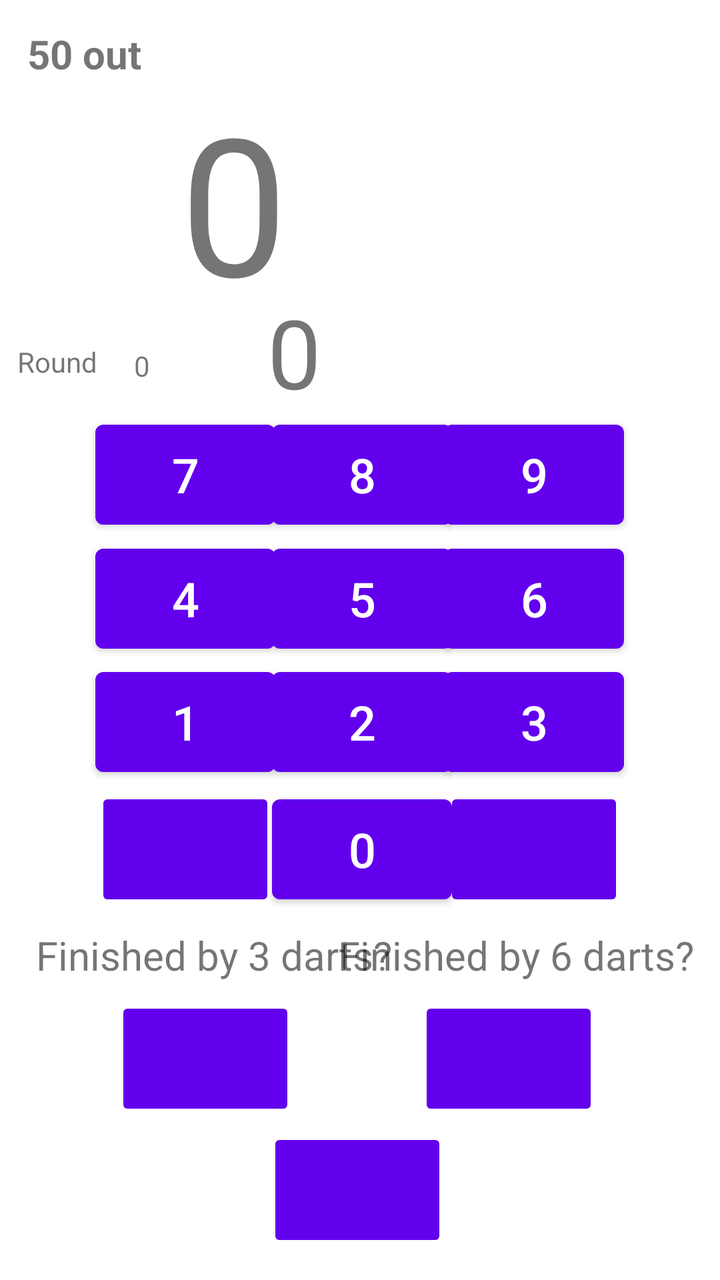
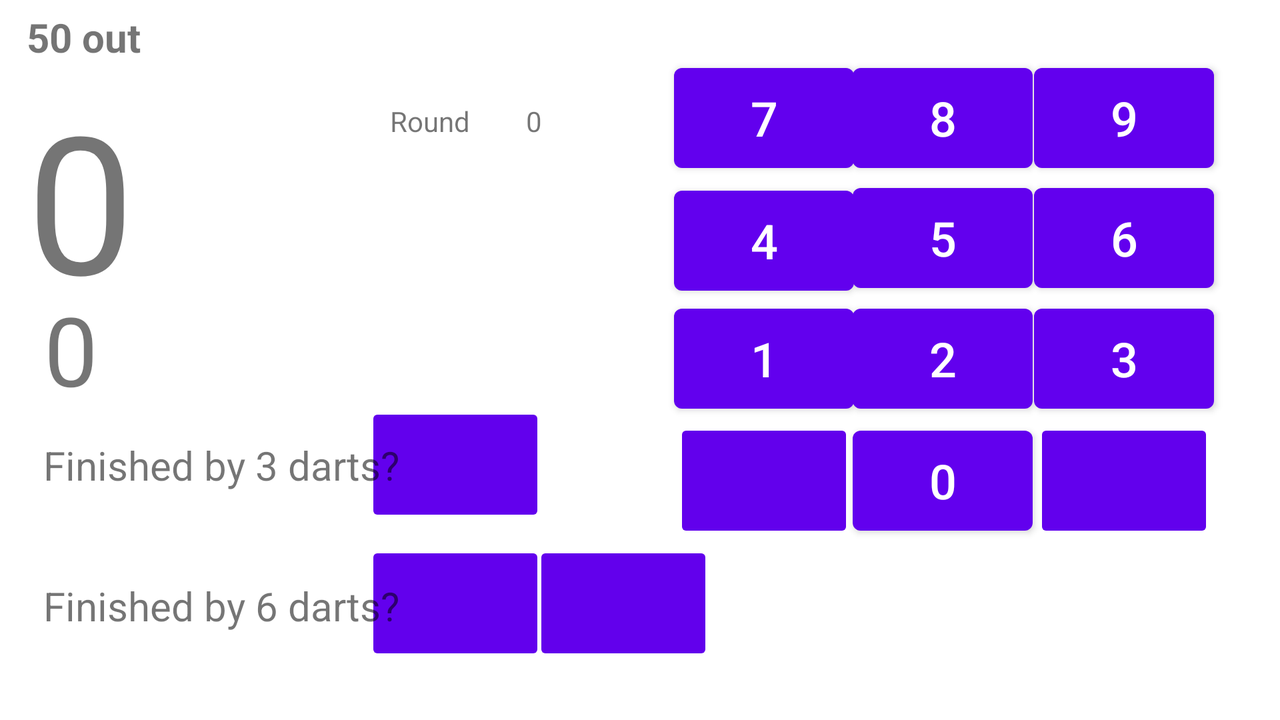

Compare how this app lays out the same screen by default and in its alternative resource folder. The renders come first, then the two layout files and the values they reference.
<!-- AndroidManifest.xml: application theme Theme.DartPlayAndTrain -->
<!-- res/layout/t50out.xml -->
<?xml version="1.0" encoding="utf-8"?>
<androidx.constraintlayout.widget.ConstraintLayout xmlns:android="http://schemas.android.com/apk/res/android"
                                                   xmlns:app="http://schemas.android.com/apk/res-auto"
                                                   xmlns:tools="http://schemas.android.com/tools"
                                                   android:layout_width="match_parent"
                                                   android:layout_height="match_parent">

    <ImageButton
            android:layout_width="90dp"
            android:layout_height="62dp" app:srcCompat="@drawable/done_50" android:id="@+id/finish_by6_yes"
            android:backgroundTint="#6200ED" app:layout_constraintTop_toTopOf="parent"
            app:layout_constraintStart_toStartOf="parent" app:layout_constraintEnd_toEndOf="parent"
            app:layout_constraintHorizontal_bias="0.775" app:layout_constraintBottom_toBottomOf="parent"
            app:layout_constraintVertical_bias="0.862" android:contentDescription="@android:string/no"/>
    <ImageButton
            android:layout_width="90dp"
            android:layout_height="62dp" app:srcCompat="@drawable/icons8close50"
            android:id="@+id/finish_by_Nth_Dart_no"
            android:backgroundTint="#6200EC" app:layout_constraintStart_toStartOf="parent"
            app:layout_constraintEnd_toEndOf="parent" app:layout_constraintBottom_toBottomOf="parent"
            app:layout_constraintTop_toTopOf="parent" app:layout_constraintHorizontal_bias="0.495"
            app:layout_constraintVertical_bias="0.976" android:contentDescription="@android:string/cancel"/>
    <ImageButton
            android:layout_width="90dp"
            android:layout_height="62dp" app:srcCompat="@drawable/done_50" android:id="@+id/finish_by_Nth_dart_yes"
            android:backgroundTint="#6200ED" app:layout_constraintTop_toTopOf="parent"
            app:layout_constraintStart_toStartOf="parent" app:layout_constraintEnd_toEndOf="parent"
            app:layout_constraintHorizontal_bias="0.214" app:layout_constraintBottom_toBottomOf="parent"
            app:layout_constraintVertical_bias="0.862" android:contentDescription="@android:string/no"/>
    <TextView
            android:text="@string/zobraz_0"
            android:layout_width="180dp"
            android:layout_height="110dp" android:id="@+id/nahadzane_skore"
            app:layout_constraintTop_toTopOf="parent"
            app:layout_constraintBottom_toBottomOf="parent" app:layout_constraintEnd_toEndOf="parent"
            app:layout_constraintStart_toStartOf="parent"
            app:layout_constraintVertical_bias="0.069" android:textSize="96sp"/>
    <TextView
            android:text="@string/t50out"
            android:layout_width="wrap_content"
            android:layout_height="wrap_content" android:id="@+id/nazov"
            app:layout_constraintTop_toTopOf="parent" app:layout_constraintStart_toStartOf="parent"
            app:layout_constraintEnd_toEndOf="parent" app:layout_constraintBottom_toBottomOf="parent"
            app:layout_constraintHorizontal_bias="0.045" app:layout_constraintVertical_bias="0.022"
            android:textStyle="bold" android:textSize="20sp"/>
    <TextView
            android:text="@string/zobraz_0"
            android:layout_width="93dp"
            android:layout_height="65dp" android:id="@+id/hodene_score"
            app:layout_constraintTop_toTopOf="parent"
            app:layout_constraintBottom_toBottomOf="parent" app:layout_constraintEnd_toEndOf="parent"
            app:layout_constraintStart_toStartOf="parent"
            app:layout_constraintVertical_bias="0.25" android:textSize="48sp"/>
    <Button
            android:text="@string/zobraz_8"
            android:layout_width="90dp"
            android:layout_height="62dp" android:id="@+id/cislo_8"
            app:layout_constraintBottom_toBottomOf="parent" app:layout_constraintStart_toStartOf="parent"
            app:layout_constraintEnd_toEndOf="parent" app:layout_constraintTop_toTopOf="parent"
            app:layout_constraintHorizontal_bias="0.504" android:textSize="24sp"
            app:layout_constraintVertical_bias="0.357"/>
    <Button
            android:text="@string/zobraz_4"
            android:layout_width="90dp"
            android:layout_height="62dp" android:id="@+id/cislo_4"
            app:layout_constraintBottom_toBottomOf="parent" app:layout_constraintStart_toStartOf="parent"
            app:layout_constraintEnd_toEndOf="parent" app:layout_constraintTop_toTopOf="parent"
            app:layout_constraintHorizontal_bias="0.177" android:textSize="24sp"
            app:layout_constraintVertical_bias="0.464"/>
    <Button
            android:text="@string/zobraz_3"
            android:layout_width="90dp"
            android:layout_height="62dp" android:id="@+id/cislo_3"
            app:layout_constraintBottom_toBottomOf="parent" app:layout_constraintStart_toStartOf="parent"
            app:layout_constraintEnd_toEndOf="parent" app:layout_constraintTop_toTopOf="parent"
            app:layout_constraintHorizontal_bias="0.822" android:textSize="24sp"
            app:layout_constraintVertical_bias="0.571"/>
    <Button
            android:text="@string/zobraz_7"
            android:layout_width="90dp"
            android:layout_height="62dp" android:id="@+id/cislo_7"
            app:layout_constraintBottom_toBottomOf="parent" app:layout_constraintStart_toStartOf="parent"
            app:layout_constraintEnd_toEndOf="parent" app:layout_constraintTop_toTopOf="parent"
            app:layout_constraintHorizontal_bias="0.177" android:textSize="24sp"
            app:layout_constraintVertical_bias="0.357"/>
    <Button
            android:text="@string/zobraz_9"
            android:layout_width="90dp"
            android:layout_height="62dp" android:id="@+id/cislo_9"
            app:layout_constraintBottom_toBottomOf="parent" app:layout_constraintStart_toStartOf="parent"
            app:layout_constraintEnd_toEndOf="parent" app:layout_constraintTop_toTopOf="parent"
            app:layout_constraintHorizontal_bias="0.822" android:textSize="24sp"
            app:layout_constraintVertical_bias="0.357"/>
    <Button
            android:text="@string/zobraz_1"
            android:layout_width="90dp"
            android:layout_height="62dp" android:id="@+id/cislo_1"
            app:layout_constraintBottom_toBottomOf="parent" app:layout_constraintStart_toStartOf="parent"
            app:layout_constraintEnd_toEndOf="parent" app:layout_constraintTop_toTopOf="parent"
            app:layout_constraintHorizontal_bias="0.177" android:textSize="24sp"
            app:layout_constraintVertical_bias="0.571"/>
    <Button
            android:text="@string/zobraz_2"
            android:layout_width="90dp"
            android:layout_height="62dp" android:id="@+id/cislo_2"
            app:layout_constraintBottom_toBottomOf="parent" app:layout_constraintStart_toStartOf="parent"
            app:layout_constraintEnd_toEndOf="parent" app:layout_constraintTop_toTopOf="parent"
            app:layout_constraintHorizontal_bias="0.504" android:textSize="24sp"
            app:layout_constraintVertical_bias="0.571"/>
    <Button
            android:text="@string/zobraz_0"
            android:layout_width="90dp"
            android:layout_height="62dp" android:id="@+id/cislo_0"
            app:layout_constraintBottom_toBottomOf="parent" app:layout_constraintStart_toStartOf="parent"
            app:layout_constraintEnd_toEndOf="parent" app:layout_constraintTop_toTopOf="parent"
            app:layout_constraintHorizontal_bias="0.504" android:textSize="24sp"
            app:layout_constraintVertical_bias="0.681"/>
    <Button
            android:text="@string/zobraz_6"
            android:layout_width="90dp"
            android:layout_height="62dp" android:id="@+id/cislo_6"
            app:layout_constraintBottom_toBottomOf="parent" app:layout_constraintStart_toStartOf="parent"
            app:layout_constraintEnd_toEndOf="parent" app:layout_constraintTop_toTopOf="parent"
            app:layout_constraintHorizontal_bias="0.822" android:textSize="24sp"
            app:layout_constraintVertical_bias="0.464"/>
    <ImageButton
            android:layout_width="90dp"
            android:layout_height="62dp" app:srcCompat="@drawable/icons8close50"
            android:id="@+id/vymaz_zadane_skore_button"
            android:backgroundTint="#6200EC" app:layout_constraintStart_toStartOf="parent"
            app:layout_constraintEnd_toEndOf="parent" app:layout_constraintBottom_toBottomOf="parent"
            app:layout_constraintTop_toTopOf="parent" app:layout_constraintHorizontal_bias="0.177"
            app:layout_constraintVertical_bias="0.681" android:contentDescription="@android:string/cancel"/>
    <ImageButton
            android:layout_width="90dp"
            android:layout_height="62dp" app:srcCompat="@drawable/done_50" android:id="@+id/potvrd_zadane_skore_button"
            android:backgroundTint="#6200ED" app:layout_constraintTop_toTopOf="parent"
            app:layout_constraintStart_toStartOf="parent" app:layout_constraintEnd_toEndOf="parent"
            app:layout_constraintHorizontal_bias="0.822" app:layout_constraintBottom_toBottomOf="parent"
            app:layout_constraintVertical_bias="0.681" android:contentDescription="@android:string/no"/>
    <Button
            android:text="@string/zobraz_5"
            android:layout_width="90dp"
            android:layout_height="62dp" android:id="@+id/cislo_5"
            app:layout_constraintBottom_toBottomOf="parent" app:layout_constraintStart_toStartOf="parent"
            app:layout_constraintEnd_toEndOf="parent" app:layout_constraintTop_toTopOf="parent"
            app:layout_constraintHorizontal_bias="0.504" android:textSize="24sp"
            app:layout_constraintVertical_bias="0.464"/>
    <TextView
            android:text="@string/finished_by_6_darts"
            android:layout_width="wrap_content"
            android:layout_height="wrap_content" android:id="@+id/t50_finished_by_6_text_var"
            app:layout_constraintTop_toTopOf="parent" app:layout_constraintEnd_toEndOf="parent"
            app:layout_constraintStart_toStartOf="parent" app:layout_constraintBottom_toBottomOf="parent"
            app:layout_constraintHorizontal_bias="0.931" app:layout_constraintVertical_bias="0.757"
            android:textSize="20sp"/>
    <TextView
            android:text="@string/finished_by_3_darts"
            android:layout_width="wrap_content"
            android:layout_height="wrap_content" android:id="@+id/t121_finished_by_9_text_var"
            app:layout_constraintStart_toStartOf="parent" app:layout_constraintEnd_toEndOf="parent"
            app:layout_constraintHorizontal_bias="0.099" app:layout_constraintBottom_toBottomOf="parent"
            app:layout_constraintTop_toTopOf="parent" app:layout_constraintVertical_bias="0.757"
            android:textSize="20sp"/>
    <TextView
            android:text="@string/round"
            android:layout_width="wrap_content"
            android:layout_height="wrap_content" android:id="@+id/t50_out_rounds_text"
            app:layout_constraintTop_toTopOf="parent"
            app:layout_constraintBottom_toBottomOf="parent" app:layout_constraintStart_toStartOf="parent"
            app:layout_constraintEnd_toEndOf="parent" app:layout_constraintHorizontal_bias="0.027"
            app:layout_constraintVertical_bias="0.276"/>
    <TextView
            android:text="@string/zobraz_0"
            android:layout_width="20dp"
            android:layout_height="wrap_content" android:id="@+id/t50_out_rounds_var"
            app:layout_constraintEnd_toEndOf="parent" app:layout_constraintStart_toEndOf="@+id/t50_out_rounds_text"
            app:layout_constraintTop_toTopOf="parent" app:layout_constraintBottom_toBottomOf="parent"
            app:layout_constraintHorizontal_bias="0.063" app:layout_constraintVertical_bias="0.279"/>
</androidx.constraintlayout.widget.ConstraintLayout>
<!-- resources referenced by this layout -->
<resources>
  <string name="finished_by_3_darts">Finished by 3 darts?</string>
  <string name="finished_by_6_darts">Finished by 6 darts?</string>
  <string name="round">Round</string>
  <string name="t50out">50 out</string>
  <string name="zobraz_0">0</string>
  <string name="zobraz_1">1</string>
  <string name="zobraz_2">2</string>
  <string name="zobraz_3">3</string>
  <string name="zobraz_4">4</string>
  <string name="zobraz_5">5</string>
  <string name="zobraz_6">6</string>
  <string name="zobraz_7">7</string>
  <string name="zobraz_8">8</string>
  <string name="zobraz_9">9</string>
  <style name="Theme.DartPlayAndTrain" parent="Theme.MaterialComponents.DayNight.DarkActionBar">
          
          <item name="colorPrimary">@color/purple_500</item>
          <item name="colorPrimaryVariant">@color/purple_700</item>
          <item name="colorOnPrimary">@color/white</item>
          
          <item name="colorSecondary">@color/teal_200</item>
          <item name="colorSecondaryVariant">@color/teal_700</item>
          <item name="colorOnSecondary">@color/black</item>
          
          <item name="android:statusBarColor">?attr/colorPrimaryVariant</item>
          
      </style>
</resources>
<!-- res/layout-land/t50out.xml (the repository's variant of the layout above) -->
<!-- drawn on the phone turned sideways -->
<?xml version="1.0" encoding="utf-8"?>
<androidx.constraintlayout.widget.ConstraintLayout xmlns:android="http://schemas.android.com/apk/res/android"
                                                   xmlns:app="http://schemas.android.com/apk/res-auto" xmlns:tools="http://schemas.android.com/tools" android:layout_width="match_parent"
                                                   android:layout_height="match_parent">
    <ImageButton
            android:layout_width="90dp"
            android:layout_height="62dp" app:srcCompat="@drawable/icons8close50"
            android:id="@+id/finish_by_Nth_Dart_no"
            android:backgroundTint="#6200EC" app:layout_constraintStart_toStartOf="parent"
            app:layout_constraintEnd_toEndOf="parent" app:layout_constraintBottom_toBottomOf="parent"
            app:layout_constraintTop_toTopOf="parent" app:layout_constraintHorizontal_bias="0.485"
            app:layout_constraintVertical_bias="0.908" android:contentDescription="@android:string/cancel"/>
    <ImageButton
            android:layout_width="90dp"
            android:layout_height="62dp" app:srcCompat="@drawable/done_50" android:id="@+id/finish_by6_yes"
            android:backgroundTint="#6200ED" app:layout_constraintTop_toTopOf="parent"
            app:layout_constraintStart_toStartOf="parent" app:layout_constraintEnd_toEndOf="parent"
            app:layout_constraintHorizontal_bias="0.332" app:layout_constraintBottom_toBottomOf="parent"
            app:layout_constraintVertical_bias="0.908" android:contentDescription="@android:string/no"/>
    <ImageButton
            android:layout_width="90dp"
            android:layout_height="62dp" app:srcCompat="@drawable/done_50" android:id="@+id/finish_by_Nth_dart_yes"
            android:backgroundTint="#6200ED" app:layout_constraintTop_toTopOf="parent"
            app:layout_constraintStart_toStartOf="parent" app:layout_constraintEnd_toEndOf="parent"
            app:layout_constraintHorizontal_bias="0.332" app:layout_constraintBottom_toBottomOf="parent"
            app:layout_constraintVertical_bias="0.676" android:contentDescription="@android:string/no"/>
    <TextView
            android:text="@string/zobraz_0"
            android:layout_width="180dp"
            android:layout_height="110dp" android:id="@+id/nahadzane_skore"
            app:layout_constraintTop_toTopOf="parent"
            app:layout_constraintBottom_toBottomOf="parent" app:layout_constraintEnd_toEndOf="parent"
            app:layout_constraintStart_toStartOf="parent"
            app:layout_constraintVertical_bias="0.142" android:textSize="96sp"
            app:layout_constraintHorizontal_bias="0.029"/>
    <TextView
            android:text="@string/t50out"
            android:layout_width="wrap_content"
            android:layout_height="wrap_content" android:id="@+id/nazov"
            app:layout_constraintTop_toTopOf="parent" app:layout_constraintStart_toStartOf="parent"
            app:layout_constraintEnd_toEndOf="parent" app:layout_constraintBottom_toBottomOf="parent"
            app:layout_constraintHorizontal_bias="0.023" app:layout_constraintVertical_bias="0.015"
            android:textStyle="bold" android:textSize="20sp"/>
    <TextView
            android:text="@string/zobraz_0"
            android:layout_width="93dp"
            android:layout_height="65dp" android:id="@+id/hodene_score"
            app:layout_constraintTop_toTopOf="parent"
            app:layout_constraintBottom_toBottomOf="parent" app:layout_constraintEnd_toEndOf="parent"
            app:layout_constraintStart_toStartOf="parent"
            app:layout_constraintVertical_bias="0.482" android:textSize="48sp"
            app:layout_constraintHorizontal_bias="0.04"/>
    <Button
            android:text="@string/zobraz_5"
            android:layout_width="90dp"
            android:layout_height="62dp" android:id="@+id/cislo_5"
            app:layout_constraintBottom_toBottomOf="parent" app:layout_constraintStart_toStartOf="parent"
            app:layout_constraintEnd_toEndOf="parent" app:layout_constraintTop_toTopOf="parent"
            app:layout_constraintHorizontal_bias="0.775" android:textSize="24sp"
            app:layout_constraintVertical_bias="0.295"/>
    <Button
            android:text="@string/zobraz_4"
            android:layout_width="90dp"
            android:layout_height="62dp" android:id="@+id/cislo_4"
            app:layout_constraintBottom_toBottomOf="parent" app:layout_constraintStart_toStartOf="parent"
            app:layout_constraintEnd_toEndOf="parent" app:layout_constraintTop_toTopOf="parent"
            app:layout_constraintHorizontal_bias="0.613" android:textSize="24sp"
            app:layout_constraintVertical_bias="0.3"/>
    <Button
            android:text="@string/zobraz_9"
            android:layout_width="90dp"
            android:layout_height="62dp" android:id="@+id/cislo_9"
            app:layout_constraintBottom_toBottomOf="parent" app:layout_constraintStart_toStartOf="parent"
            app:layout_constraintEnd_toEndOf="parent" app:layout_constraintTop_toTopOf="parent"
            app:layout_constraintHorizontal_bias="0.94" android:textSize="24sp"
            app:layout_constraintVertical_bias="0.094"/>
    <Button
            android:text="@string/zobraz_7"
            android:layout_width="90dp"
            android:layout_height="62dp" android:id="@+id/cislo_7"
            app:layout_constraintBottom_toBottomOf="parent" app:layout_constraintStart_toStartOf="parent"
            app:layout_constraintEnd_toEndOf="parent" app:layout_constraintTop_toTopOf="parent"
            app:layout_constraintHorizontal_bias="0.613" android:textSize="24sp"
            app:layout_constraintVertical_bias="0.094"/>
    <Button
            android:text="@string/zobraz_8"
            android:layout_width="90dp"
            android:layout_height="62dp" android:id="@+id/cislo_8"
            app:layout_constraintBottom_toBottomOf="parent" app:layout_constraintStart_toStartOf="parent"
            app:layout_constraintEnd_toEndOf="parent" app:layout_constraintTop_toTopOf="parent"
            app:layout_constraintHorizontal_bias="0.775" android:textSize="24sp"
            app:layout_constraintVertical_bias="0.094"/>
    <Button
            android:text="@string/zobraz_2"
            android:layout_width="90dp"
            android:layout_height="62dp" android:id="@+id/cislo_2"
            app:layout_constraintBottom_toBottomOf="parent" app:layout_constraintStart_toStartOf="parent"
            app:layout_constraintEnd_toEndOf="parent" app:layout_constraintTop_toTopOf="parent"
            app:layout_constraintHorizontal_bias="0.775" android:textSize="24sp"
            app:layout_constraintVertical_bias="0.498"/>
    <ImageButton
            android:layout_width="90dp"
            android:layout_height="62dp" app:srcCompat="@drawable/icons8close50"
            android:id="@+id/vymaz_zadane_skore_button"
            android:backgroundTint="#6200EC" app:layout_constraintStart_toStartOf="parent"
            app:layout_constraintEnd_toEndOf="parent" app:layout_constraintBottom_toBottomOf="parent"
            app:layout_constraintTop_toTopOf="parent" app:layout_constraintHorizontal_bias="0.613"
            app:layout_constraintVertical_bias="0.702" android:contentDescription="@android:string/cancel"/>
    <Button
            android:text="@string/zobraz_3"
            android:layout_width="90dp"
            android:layout_height="62dp" android:id="@+id/cislo_3"
            app:layout_constraintBottom_toBottomOf="parent" app:layout_constraintStart_toStartOf="parent"
            app:layout_constraintEnd_toEndOf="parent" app:layout_constraintTop_toTopOf="parent"
            app:layout_constraintHorizontal_bias="0.94" android:textSize="24sp"
            app:layout_constraintVertical_bias="0.498"/>
    <ImageButton
            android:layout_width="90dp"
            android:layout_height="62dp" app:srcCompat="@drawable/done_50" android:id="@+id/potvrd_zadane_skore_button"
            android:backgroundTint="#6200ED" app:layout_constraintTop_toTopOf="parent"
            app:layout_constraintStart_toStartOf="parent" app:layout_constraintEnd_toEndOf="parent"
            app:layout_constraintHorizontal_bias="0.94" app:layout_constraintBottom_toBottomOf="parent"
            app:layout_constraintVertical_bias="0.702" android:contentDescription="@android:string/no"/>
    <Button
            android:text="@string/zobraz_1"
            android:layout_width="90dp"
            android:layout_height="62dp" android:id="@+id/cislo_1"
            app:layout_constraintBottom_toBottomOf="parent" app:layout_constraintStart_toStartOf="parent"
            app:layout_constraintEnd_toEndOf="parent" app:layout_constraintTop_toTopOf="parent"
            app:layout_constraintHorizontal_bias="0.613" android:textSize="24sp"
            app:layout_constraintVertical_bias="0.498"/>
    <Button
            android:text="@string/zobraz_0"
            android:layout_width="90dp"
            android:layout_height="62dp" android:id="@+id/cislo_0"
            app:layout_constraintBottom_toBottomOf="parent" app:layout_constraintStart_toStartOf="parent"
            app:layout_constraintEnd_toEndOf="parent" app:layout_constraintTop_toTopOf="parent"
            app:layout_constraintHorizontal_bias="0.775" android:textSize="24sp"
            app:layout_constraintVertical_bias="0.702"/>
    <Button
            android:text="@string/zobraz_6"
            android:layout_width="90dp"
            android:layout_height="62dp" android:id="@+id/cislo_6"
            app:layout_constraintBottom_toBottomOf="parent" app:layout_constraintStart_toStartOf="parent"
            app:layout_constraintEnd_toEndOf="parent" app:layout_constraintTop_toTopOf="parent"
            app:layout_constraintHorizontal_bias="0.94" android:textSize="24sp"
            app:layout_constraintVertical_bias="0.295"/>
    <TextView
            android:text="@string/finished_by_6_darts"
            android:layout_width="wrap_content"
            android:layout_height="wrap_content" android:id="@+id/t50_finished_by_6_text_var"
            app:layout_constraintTop_toTopOf="parent" app:layout_constraintEnd_toEndOf="parent"
            app:layout_constraintStart_toStartOf="parent" app:layout_constraintBottom_toBottomOf="parent"
            app:layout_constraintHorizontal_bias="0.047" app:layout_constraintVertical_bias="0.869"
            android:textSize="20sp"/>
    <TextView
            android:text="@string/finished_by_3_darts"
            android:layout_width="wrap_content"
            android:layout_height="wrap_content" android:id="@+id/t121_finished_by_9_text_var"
            app:layout_constraintStart_toStartOf="parent" app:layout_constraintEnd_toEndOf="parent"
            app:layout_constraintHorizontal_bias="0.047" app:layout_constraintBottom_toBottomOf="parent"
            app:layout_constraintTop_toTopOf="parent" app:layout_constraintVertical_bias="0.658"
            android:textSize="20sp"/>
    <TextView
            android:text="@string/round"
            android:layout_width="wrap_content"
            android:layout_height="wrap_content" android:id="@+id/t50_out_rounds_text"
            app:layout_constraintTop_toTopOf="parent"
            app:layout_constraintBottom_toBottomOf="parent" app:layout_constraintStart_toStartOf="parent"
            app:layout_constraintEnd_toEndOf="parent" app:layout_constraintHorizontal_bias="0.325"
            app:layout_constraintVertical_bias="0.15"/>
    <TextView
            android:text="@string/zobraz_0"
            android:layout_width="20dp"
            android:layout_height="wrap_content" android:id="@+id/t50_out_rounds_var"
            app:layout_constraintEnd_toEndOf="parent" app:layout_constraintStart_toEndOf="@+id/t50_out_rounds_text"
            app:layout_constraintTop_toTopOf="parent" app:layout_constraintBottom_toBottomOf="parent"
            app:layout_constraintHorizontal_bias="0.073" app:layout_constraintVertical_bias="0.15"/>
</androidx.constraintlayout.widget.ConstraintLayout>
